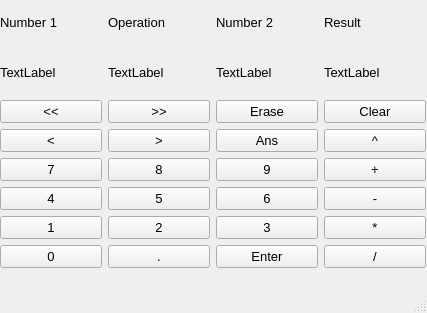
<?xml version="1.0" encoding="UTF-8"?>
<ui version="4.0">
 <class>MainWindow</class>
 <widget class="QMainWindow" name="MainWindow">
  <property name="geometry">
   <rect>
    <x>0</x>
    <y>0</y>
    <width>427</width>
    <height>313</height>
   </rect>
  </property>
  <property name="font">
   <font>
    <family>Nirmala UI</family>
    <pointsize>10</pointsize>
   </font>
  </property>
  <property name="windowTitle">
   <string>MainWindow</string>
  </property>
  <widget class="QWidget" name="centralwidget">
   <widget class="QWidget" name="gridLayoutWidget">
    <property name="geometry">
     <rect>
      <x>0</x>
      <y>0</y>
      <width>426</width>
      <height>268</height>
     </rect>
    </property>
    <layout class="QGridLayout" name="gridLayout">
     <item row="6" column="2">
      <widget class="QPushButton" name="button9">
       <property name="text">
        <string>9</string>
       </property>
      </widget>
     </item>
     <item row="8" column="0">
      <widget class="QPushButton" name="button1">
       <property name="text">
        <string>1</string>
       </property>
      </widget>
     </item>
     <item row="1" column="1">
      <widget class="QLabel" name="operation">
       <property name="text">
        <string>TextLabel</string>
       </property>
      </widget>
     </item>
     <item row="1" column="3">
      <widget class="QLabel" name="result">
       <property name="text">
        <string>TextLabel</string>
       </property>
      </widget>
     </item>
     <item row="3" column="1">
      <widget class="QPushButton" name="buttonRightInBox">
       <property name="text">
        <string>&gt;</string>
       </property>
      </widget>
     </item>
     <item row="10" column="3">
      <widget class="QPushButton" name="buttonDivide">
       <property name="text">
        <string>/</string>
       </property>
      </widget>
     </item>
     <item row="8" column="3">
      <widget class="QPushButton" name="buttonMultiply">
       <property name="text">
        <string>*</string>
       </property>
      </widget>
     </item>
     <item row="0" column="2">
      <widget class="QLabel" name="label_num2">
       <property name="text">
        <string>Number 2</string>
       </property>
      </widget>
     </item>
     <item row="1" column="0">
      <widget class="QLabel" name="num1">
       <property name="text">
        <string>TextLabel</string>
       </property>
      </widget>
     </item>
     <item row="1" column="2">
      <widget class="QLabel" name="num2">
       <property name="text">
        <string>TextLabel</string>
       </property>
      </widget>
     </item>
     <item row="7" column="0">
      <widget class="QPushButton" name="button4">
       <property name="text">
        <string>4</string>
       </property>
      </widget>
     </item>
     <item row="6" column="0">
      <widget class="QPushButton" name="button7">
       <property name="text">
        <string>7</string>
       </property>
      </widget>
     </item>
     <item row="10" column="1">
      <widget class="QPushButton" name="buttonDecimal">
       <property name="text">
        <string>.</string>
       </property>
      </widget>
     </item>
     <item row="0" column="3">
      <widget class="QLabel" name="label_result">
       <property name="text">
        <string>Result</string>
       </property>
      </widget>
     </item>
     <item row="6" column="1">
      <widget class="QPushButton" name="button8">
       <property name="text">
        <string>8</string>
       </property>
      </widget>
     </item>
     <item row="0" column="0">
      <widget class="QLabel" name="label_Num1">
       <property name="text">
        <string>Number 1</string>
       </property>
      </widget>
     </item>
     <item row="6" column="3">
      <widget class="QPushButton" name="buttonAdd">
       <property name="text">
        <string>+</string>
       </property>
      </widget>
     </item>
     <item row="3" column="3">
      <widget class="QPushButton" name="buttonPower">
       <property name="text">
        <string>^</string>
       </property>
      </widget>
     </item>
     <item row="7" column="2">
      <widget class="QPushButton" name="button6">
       <property name="text">
        <string>6</string>
       </property>
      </widget>
     </item>
     <item row="2" column="0">
      <widget class="QPushButton" name="buttonLeftOnCalc">
       <property name="text">
        <string>&lt;&lt;</string>
       </property>
      </widget>
     </item>
     <item row="2" column="1">
      <widget class="QPushButton" name="buttonRightOnCalc">
       <property name="text">
        <string>&gt;&gt;</string>
       </property>
      </widget>
     </item>
     <item row="7" column="3">
      <widget class="QPushButton" name="buttonSubtract">
       <property name="text">
        <string>-</string>
       </property>
      </widget>
     </item>
     <item row="8" column="1">
      <widget class="QPushButton" name="button2">
       <property name="text">
        <string>2</string>
       </property>
      </widget>
     </item>
     <item row="10" column="0">
      <widget class="QPushButton" name="button0">
       <property name="text">
        <string>0</string>
       </property>
      </widget>
     </item>
     <item row="0" column="1">
      <widget class="QLabel" name="label_Operation">
       <property name="text">
        <string>Operation</string>
       </property>
      </widget>
     </item>
     <item row="3" column="0">
      <widget class="QPushButton" name="buttonLeftInBox">
       <property name="text">
        <string>&lt;</string>
       </property>
      </widget>
     </item>
     <item row="8" column="2">
      <widget class="QPushButton" name="button3">
       <property name="text">
        <string>3</string>
       </property>
      </widget>
     </item>
     <item row="7" column="1">
      <widget class="QPushButton" name="button5">
       <property name="text">
        <string>5</string>
       </property>
      </widget>
     </item>
     <item row="10" column="2">
      <widget class="QPushButton" name="buttonEnter">
       <property name="text">
        <string>Enter</string>
       </property>
      </widget>
     </item>
     <item row="2" column="3">
      <widget class="QPushButton" name="buttonClear">
       <property name="text">
        <string>Clear</string>
       </property>
      </widget>
     </item>
     <item row="2" column="2">
      <widget class="QPushButton" name="buttonErase">
       <property name="text">
        <string>Erase</string>
       </property>
      </widget>
     </item>
     <item row="3" column="2">
      <widget class="QPushButton" name="buttonAns">
       <property name="text">
        <string>Ans</string>
       </property>
      </widget>
     </item>
    </layout>
   </widget>
  </widget>
  <widget class="QMenuBar" name="menubar">
   <property name="geometry">
    <rect>
     <x>0</x>
     <y>0</y>
     <width>427</width>
     <height>23</height>
    </rect>
   </property>
  </widget>
  <widget class="QStatusBar" name="statusbar"/>
 </widget>
 <resources/>
 <connections/>
</ui>
